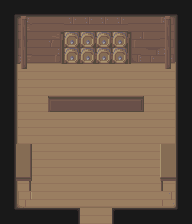

Rendered tile map (Tiled .tmx) drawn with the repository's tilesets; below, a short description and the map source with its tile grids summarised:
An orthogonal 12x14 tile map with 16x16 px tiles, 4 tile layers (back, floor, on floor, ceiling), 3 tilesets and 27 objects.

<map version="1.2" tiledversion="1.2.4" orientation="orthogonal" renderorder="right-down" width="12" height="14" tilewidth="16" tileheight="16" infinite="0" nextlayerid="8" nextobjectid="1">
 <properties>
  <property name="hexsidelength" value="0" />
 </properties>
 <tileset firstgid="1" name="medieval tileset interior" tilewidth="16" tileheight="16" tilecount="400" columns="20">
  <image source="medieval tileset interior.png" width="320" height="320" />
 </tileset>
 <tileset firstgid="401" name="dungeon tileset calciumtrice" tilewidth="16" tileheight="16" tilecount="750" columns="30">
  <image source="dungeon tileset calciumtrice.png" width="480" height="400" />
 </tileset>
 <tileset firstgid="1151" name="set16_32" tilewidth="16" tileheight="32" tilecount="186" columns="31">
  <image source="set16_32.png" width="500" height="200" />
 </tileset>
 <layer id="1" name="back" width="12" height="14">
  <data>[168 cells, 8 non-empty, 1 distinct tile ids]</data>
 </layer>
 <layer id="2" name="floor" width="12" height="14">
  <data>[168 cells, 122 non-empty, 25 distinct tile ids]</data>
 </layer>
 <layer id="3" name="on floor" width="12" height="14">
  <data>[168 cells, 6 non-empty, 4 distinct tile ids]</data>
 </layer>
 <layer id="4" name="ceiling" width="12" height="14">
  <data>[168 cells, 54 non-empty, 14 distinct tile ids]</data>
 </layer>
 <objectgroup id="5" name="object">
  <object id="30" gid="258" x="67.2579" y="113.667" width="16" height="16">
   <properties>
    <property name="PhysicComponent" value="{offsetX:3.5,offsetY:-1,width:11,height:3,angle:0,type:DynamicBody,isSensor:false,isFixedRotation:true,density:100,friction:1,restitution:0}" />
    <property name="layer" value="object" />
    <property name="z" value="0.0" />
   </properties>
  </object>
  <object id="31" gid="258" x="161.26" y="198.244" width="16" height="16">
   <properties>
    <property name="PhysicComponent" value="{offsetX:3.5,offsetY:-1,width:11,height:3,angle:0,type:DynamicBody,isSensor:false,isFixedRotation:true,density:100,friction:1,restitution:0}" />
    <property name="layer" value="object" />
    <property name="z" value="0.0" />
   </properties>
  </object>
  <object id="32" gid="258" x="149.44" y="71.2497" width="16" height="16">
   <properties>
    <property name="PhysicComponent" value="{offsetX:3.5,offsetY:-1,width:11,height:3,angle:0,type:DynamicBody,isSensor:false,isFixedRotation:true,density:100,friction:1,restitution:0}" />
    <property name="layer" value="object" />
    <property name="z" value="0.0" />
   </properties>
  </object>
  <object id="33" gid="258" x="104.216" y="163.85" width="16" height="16">
   <properties>
    <property name="PhysicComponent" value="{offsetX:3.5,offsetY:-1,width:11,height:3,angle:0,type:DynamicBody,isSensor:false,isFixedRotation:true,density:1000,friction:1,restitution:0}" />
    <property name="layer" value="object" />
    <property name="z" value="0.0" />
   </properties>
  </object>
  <object id="34" gid="258" x="150.326" y="74.5642" width="16" height="16">
   <properties>
    <property name="PhysicComponent" value="{offsetX:3.5,offsetY:-1,width:11,height:3,angle:0,type:DynamicBody,isSensor:false,isFixedRotation:true,density:100,friction:1,restitution:0}" />
    <property name="layer" value="object" />
    <property name="z" value="0.0" />
   </properties>
  </object>
  <object id="36" gid="227" x="160" y="144" width="16" height="16">
   <properties>
    <property name="layer" value="object" />
    <property name="z" value="0.0" />
   </properties>
  </object>
  <object id="38" gid="229" x="16" y="144" width="16" height="16">
   <properties>
    <property name="layer" value="object" />
    <property name="z" value="0.0" />
   </properties>
  </object>
  <object id="39" gid="678" x="79.3667" y="180.617" width="16" height="16" rotation="4.74674">
   <properties>
    <property name="PhysicComponent" value="{offsetX:3.5,offsetY:-1,width:11,height:3,angle:0,type:DynamicBody,isSensor:false,isFixedRotation:true,density:100,friction:1,restitution:0}" />
    <property name="PlayerComponent" value="{}" />
    <property name="SpriteShakeComponent" value="{shakeForce:5}" />
    <property name="layer" value="object" />
    <property name="z" value="0.0" />
   </properties>
  </object>
  <object id="40" gid="672" x="83.6023" y="145.682" width="16" height="16" rotation="-4.63574">
   <properties>
    <property name="PhysicComponent" value="{offsetX:3.5,offsetY:-1,width:11,height:3,angle:0,type:DynamicBody,isSensor:false,isFixedRotation:true,density:100,friction:1,restitution:0}" />
    <property name="SpriteShakeComponent" value="{shakeForce:5}" />
    <property name="layer" value="object" />
    <property name="z" value="0.0" />
   </properties>
  </object>
  <object id="41" gid="284" x="48" y="96" width="16" height="16">
   <properties>
    <property name="layer" value="object" />
    <property name="z" value="0.0" />
   </properties>
  </object>
  <object id="42" gid="285" x="64" y="96" width="16" height="16">
   <properties>
    <property name="layer" value="object" />
    <property name="z" value="0.0" />
   </properties>
  </object>
  <object id="43" gid="285" x="80" y="96" width="16" height="16">
   <properties>
    <property name="layer" value="object" />
    <property name="z" value="0.0" />
   </properties>
  </object>
  <object id="44" gid="285" x="96" y="96" width="16" height="16">
   <properties>
    <property name="layer" value="object" />
    <property name="z" value="0.0" />
   </properties>
  </object>
  <object id="45" gid="309" x="128" y="80" width="16" height="16">
   <properties>
    <property name="layer" value="object" />
    <property name="z" value="0.0" />
   </properties>
  </object>
  <object id="46" gid="311" x="128" y="96" width="16" height="16">
   <properties>
    <property name="layer" value="object" />
    <property name="z" value="0.0" />
   </properties>
  </object>
  <object id="47" gid="285" x="112" y="96" width="16" height="16">
   <properties>
    <property name="layer" value="object" />
    <property name="z" value="0.0" />
   </properties>
  </object>
  <object id="1" gid="258" x="149.898" y="206.76" width="16" height="16">
   <properties>
    <property name="PhysicComponent" value="{offsetX:3.5,offsetY:-1,width:11,height:3,angle:0,type:DynamicBody,isSensor:false,isFixedRotation:true,density:100,friction:1,restitution:0}" />
    <property name="layer" value="object" />
    <property name="z" value="0.0" />
   </properties>
  </object>
 </objectgroup>
 <objectgroup id="6" name="bounding">
  <object id="20" x="0" y="48" width="16" height="176">
   <properties>
    <property name="PhysicComponent" value="{type:StaticBody,isSensor:false,isFixedRotation:false,density:100,friction:1,restitution:0}" />
    <property name="layer" value="bounding" />
    <property name="z" value="0.0" />
   </properties>
  </object>
  <object id="21" x="16" y="16" width="160" height="53">
   <properties>
    <property name="PhysicComponent" value="{type:StaticBody,isSensor:false,isFixedRotation:false,density:100,friction:1,restitution:0}" />
    <property name="layer" value="bounding" />
    <property name="z" value="0.0" />
   </properties>
  </object>
  <object id="22" x="16" y="208" width="64" height="17">
   <properties>
    <property name="PhysicComponent" value="{type:StaticBody,isSensor:false,isFixedRotation:false,density:100,friction:1,restitution:0}" />
    <property name="layer" value="bounding" />
    <property name="z" value="0.0" />
   </properties>
  </object>
  </objectgroup>
 <objectgroup id="7" name="light">
  <!-- 1 objects omitted --></objectgroup>
</map>
<!-- 7 of 27 objects omitted -->
